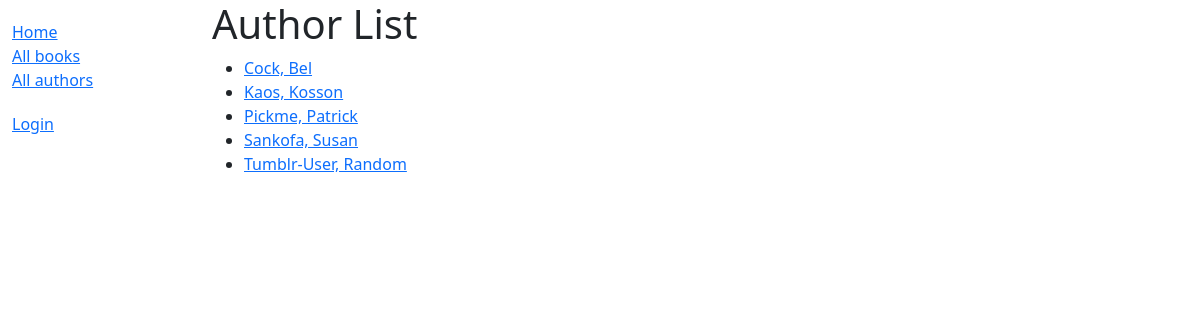
Page /catalog/authors/ on the earlier database version.
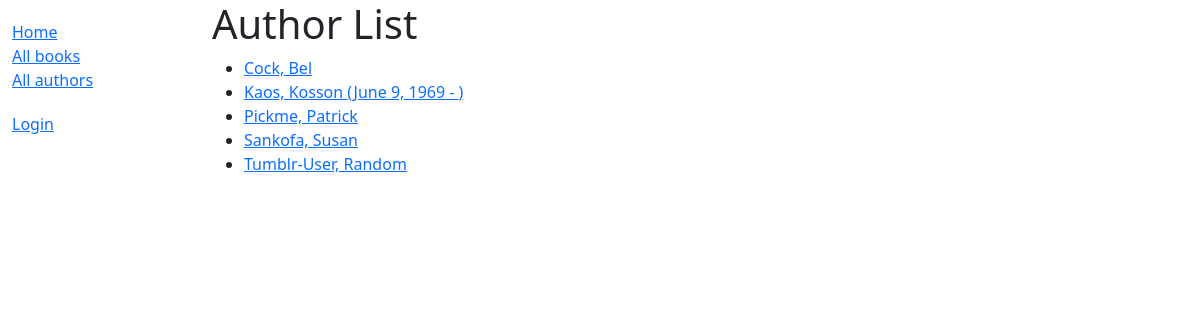
Same page on the later database version.
### catalog/models.py (models this page shows)
class Author(models.Model):
    first_name = models.CharField(max_length=100)
    last_name = models.CharField(max_length=100)
    date_of_birth = models.DateField(null=True, blank=True)
    date_of_death = models.DateField('died', null=True, blank=True)
    def get_absolute_url(self):
        return reverse('author-detail', args=[str(self.id)])
    def __str__(self):
        return f'{self.last_name}, {self.first_name}'
    class Meta:
        ordering = ['last_name', 'first_name']

### catalog/views.py (the view)
# urls.py: path('authors/', views.AuthorListView.as_view(), name='authors'),
class AuthorListView(generic.ListView):
    model = Author
    paginate_by = 10
    context_object_name = 'author_list'
    queryset = Author.objects.all().order_by('last_name')
    template_name = 'author_list.html'

### catalog/templates/catalog/author_list.html
{%extends "base_generic.html"%}
{% block content%}
<h1>Author List</h1>
{% if author_list %}
<ul>
    {% for author in author_list %}
    <li>
        <a href="{{ author.get_absolute_url }}">
            {{ author }}
            {% if author.date_of_birth %}
            ({{ author.date_of_birth}} - {%if author.date_of_death%}{{author.date_of_death}}{% endif%})
            {% endif %}
        </a>
    </li>
    {% endfor %}
</ul>
{% else %}
<p>There are no Authors available.</p>
{% endif %}
{% endblock %}

Differences in the rows shown:
changed Author "Kaos, Kosson": date_of_birth (not shown) → "June 9, 1969"
